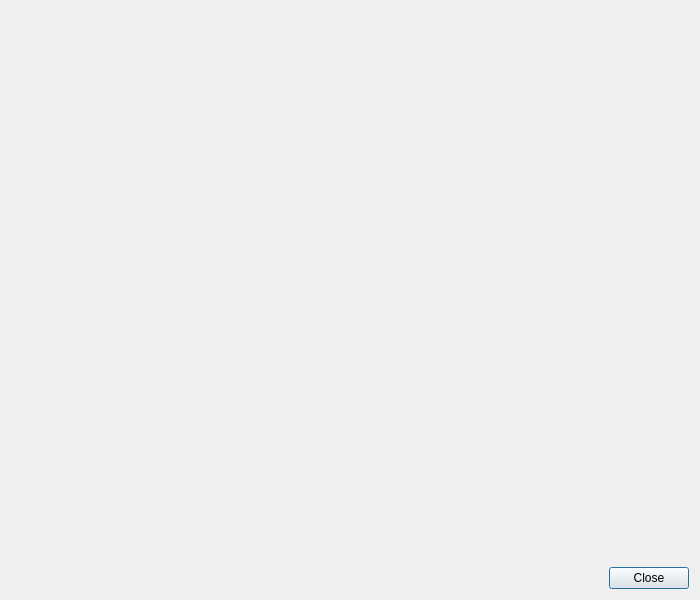
<?xml version="1.0" encoding="UTF-8"?>
<ui version="4.0">
 <class>MarkerDialog</class>
 <widget class="QDialog" name="MarkerDialog">
  <property name="geometry">
   <rect>
    <x>0</x>
    <y>0</y>
    <width>700</width>
    <height>600</height>
   </rect>
  </property>
  <property name="windowTitle">
   <string>Location Marker Manager</string>
  </property>
  <layout class="QVBoxLayout" name="verticalLayout">
   <item>
    <widget class="QFrame" name="contentsFrame">
     <layout class="QVBoxLayout" name="verticalLayout_2">
      <property name="leftMargin">
       <number>0</number>
      </property>
      <property name="topMargin">
       <number>0</number>
      </property>
      <property name="rightMargin">
       <number>0</number>
      </property>
      <property name="bottomMargin">
       <number>0</number>
      </property>
     </layout>
    </widget>
   </item>
   <item>
    <widget class="QDialogButtonBox" name="buttonBox">
     <property name="orientation">
      <enum>Qt::Orientation::Horizontal</enum>
     </property>
     <property name="standardButtons">
      <set>QDialogButtonBox::StandardButton::Close</set>
     </property>
    </widget>
   </item>
  </layout>
 </widget>
 <resources/>
 <connections>
  <connection>
   <sender>buttonBox</sender>
   <signal>accepted()</signal>
   <receiver>MarkerDialog</receiver>
   <slot>accept()</slot>
   <hints>
    <hint type="sourcelabel">
     <x>248</x>
     <y>254</y>
    </hint>
    <hint type="destinationlabel">
     <x>157</x>
     <y>274</y>
    </hint>
   </hints>
  </connection>
  <connection>
   <sender>buttonBox</sender>
   <signal>rejected()</signal>
   <receiver>MarkerDialog</receiver>
   <slot>reject()</slot>
   <hints>
    <hint type="sourcelabel">
     <x>316</x>
     <y>260</y>
    </hint>
    <hint type="destinationlabel">
     <x>286</x>
     <y>274</y>
    </hint>
   </hints>
  </connection>
 </connections>
</ui>
